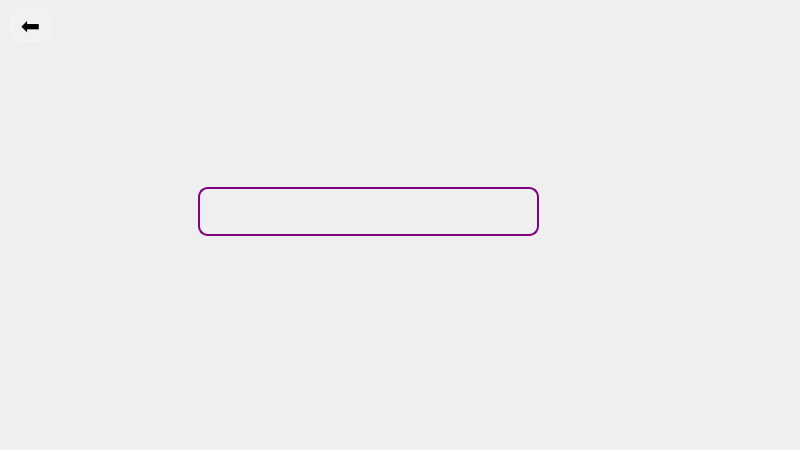
<?xml version="1.0" encoding="UTF-8"?>
<ui version="4.0">
 <class>ForgotPasswordWindow</class>
 <widget class="QMainWindow" name="ForgotPasswordWindow">
  <property name="geometry">
   <rect>
    <x>0</x>
    <y>0</y>
    <width>800</width>
    <height>450</height>
   </rect>
  </property>
  <property name="windowTitle">
   <string>MainWindow</string>
  </property>
  <widget class="QWidget" name="centralwidget">
   <widget class="QLabel" name="backgroundlabel">
    <property name="geometry">
     <rect>
      <x>0</x>
      <y>0</y>
      <width>800</width>
      <height>450</height>
     </rect>
    </property>
    <property name="styleSheet">
     <string notr="true">  background-image: url(:/images/forgot.jpg);
    background-repeat: no-repeat;
    background-position: center;
    background-size: cover; /* یا contain */</string>
    </property>
    <property name="text">
     <string/>
    </property>
   </widget>
   <widget class="QLineEdit" name="emailLineEdit">
    <property name="geometry">
     <rect>
      <x>198</x>
      <y>187</y>
      <width>341</width>
      <height>49</height>
     </rect>
    </property>
    <property name="font">
     <font>
      <family>Fira Code</family>
      <pointsize>14</pointsize>
      <bold>true</bold>
     </font>
    </property>
    <property name="styleSheet">
     <string notr="true">QLineEdit {
    background-color: transparent;       
    border-style: solid;                    
    border-width: 2px;                   
    border-color: rgba(128, 0, 128, 1);  
    border-radius: 10px;               
    color: white; 
padding-left: 7px;
}

QLineEdit:focus {
    background-color: rgba(0, 0, 128, 0.5); 
    border-color: rgba(75, 0, 130, 0.8);    
}
</string>
    </property>
   </widget>
   <widget class="QPushButton" name="recoverButton">
    <property name="geometry">
     <rect>
      <x>200</x>
      <y>263</y>
      <width>341</width>
      <height>41</height>
     </rect>
    </property>
    <property name="styleSheet">
     <string notr="true"> background-color: transparent;  /* پس‌زمینه شفاف */
   /* خط دور به رنگ بنفش */
    border-radius: 10px;            /* گوشه‌های گرد با شعاع 10 */
    color: white;   </string>
    </property>
    <property name="text">
     <string/>
    </property>
   </widget>
   <widget class="QPushButton" name="backToLoginButton">
    <property name="geometry">
     <rect>
      <x>10</x>
      <y>10</y>
      <width>41</width>
      <height>31</height>
     </rect>
    </property>
    <property name="font">
     <font>
      <pointsize>17</pointsize>
     </font>
    </property>
    <property name="styleSheet">
     <string notr="true">QPushButton {
    background-color: rgba(255, 255, 255, 30); /* حالت نیمه شفاف */
    border: 1px solid rgba(255, 255, 255, 80);
    border-radius: 10px;
    padding: 5px;
    icon-size: 20px 20px;
}

QPushButton:hover {
    background-color: rgba(255, 255, 255, 50);
    border: 1px solid rgba(255, 255, 255, 120);
}

QPushButton:pressed {
    background-color: rgba(255, 255, 255, 80);
}
</string>
    </property>
    <property name="text">
     <string>⬅</string>
    </property>
   </widget>
  </widget>
 </widget>
 <resources/>
 <connections/>
</ui>
